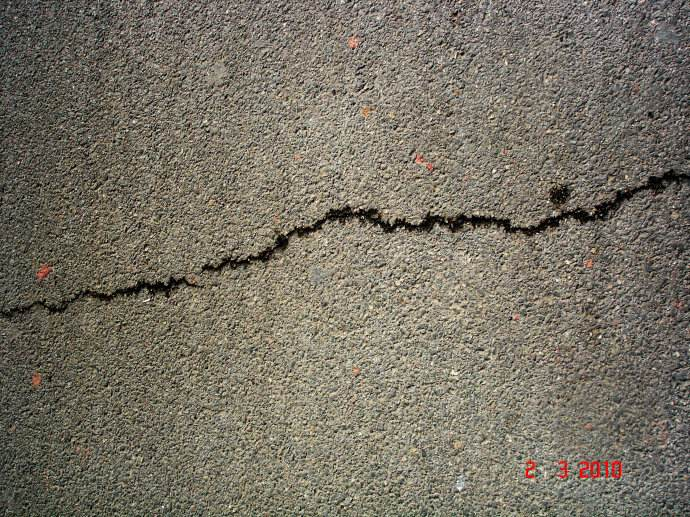
#> input picture test_img/timg.jpg, 690 x 517 px
$ jupyter execute --allow-errors Untitled1.ipynb
#> lines starting #> are read from the running program, lines starting #| are printed output that depends on the picture
### PreProcess.py
import cv2 as cv
import numpy as np
from matplotlib import cm
from matplotlib import pyplot as plt
from mpl_toolkits.mplot3d import Axes3D


# [50 lines left out: functions read_image, convert_color_gray, resize_img, convert_color, not called in this run]


def center_avg_imp(img, ksize=10, flag=False):
    """
    improve the image pixels by image center pixel average

    :type img: image
    :param img: the image need to be improved
    :type ksize: int
    :param ksize: the filter size, 10 as default
    :type flag: Boolean
    :param flag: show the result or not
    :return: the result after deal
    """
    new_img = np.copy(img)

    dw = int(img.shape[1] / 7)
    dh = int(img.shape[0] / 7)

    region_1 = new_img[dh * 1: dh * 2, dw * 1: dw * 2]
    region_2 = new_img[dh * 1: dh * 2, dw * 5: dw * 6]
    region_3 = new_img[dh * 5: dh * 6, dw * 5: dw * 6]
    region_4 = new_img[dh * 1: dh * 2, dw * 5: dw * 6]
    region_5 = new_img[dh * 3: dh * 4, dw * 3: dw * 4]

    avg1 = np.average(region_1)
    avg2 = np.average(region_2)
    avg3 = np.average(region_3)
    avg4 = np.average(region_4)
    avg5 = np.average(region_5)

    avg = (avg1 + avg2 + avg3 + avg4 + avg5) / 5

    for x in range(0, img.shape[0], ksize):
        for y in range(0, img.shape[1], ksize):
            new_img[x:x + ksize, y:y + ksize] = \
                img[x:x + ksize, y:y + ksize] * (avg / np.average(img[x:x + ksize, y:y + ksize]))
    # img = cv.medianBlur(img, 3)
    if flag:
        plt.subplot(1, 2, 1)
        plt.imshow(img, cmap='gray')
        plt.subplot(1, 2, 2)
        plt.imshow(new_img, cmap='gray')
        plt.show()

    return new_img


def equalize_hist(img, flag=False):
    """
    equalize hist to improve image

    :type img: image
    :param img: input image
    :type flag: Boolean
    :param flag: show the result if is True, False as default
    :return: the image after equalize hist
    """
    hist_img = np.zeros(shape=img.shape)
    hist_img = cv.equalizeHist(img, hist_img)
    if flag:
        plt.subplot(2, 2, 1)
        plt.imshow(img, cmap="gray")
        plt.title("原图")
        plt.subplot(2, 2, 2)
        plt.hist(img)
        plt.title("原图直方图")
        plt.subplot(2, 2, 3)
        plt.imshow(hist_img, cmap="gray")
        plt.title("均衡化结果")
        plt.subplot(2, 2, 4)
        plt.hist(hist_img)
        plt.title("均衡化结果直方图")
        plt.show()
    return hist_img


def med_blur(img, ksize=3, flag=False):
    """
    Median filter for input image

    :param img: input image
    :param ksize: size of filter
    :return: image after median filter
    """

    if img.dtype is not np.uint8:
        img = img.astype(np.uint8)

    new_img = cv.medianBlur(img, ksize)
    if flag:
        plt.subplot(2, 2, 1)
        plt.imshow(img, cmap="gray")
        plt.title("原图")
        plt.subplot(2, 2, 2)
        plt.hist(img)
        plt.title("原图直方图")
        plt.subplot(2, 2, 3)
        plt.imshow(new_img, cmap="gray")
        plt.title("中值滤波结果")
        plt.subplot(2, 2, 4)
        plt.hist(new_img)
        plt.title("中值滤波结果直方图")
        plt.show()
    return new_img


def gauss_blur(img, ksize=[3, 3]):
    cv.GaussianBlur(img, ksize=ksize)


# [65 lines left out: functions adj_gamma, binary_image, hist_segmentation, not called in this run]

### RegionGrow.py
"""
to do image segmentation using region grow method
"""
import numpy as np

import DataTool


class RegionGrow:
    def __init__(self, image):
        """
        init class
        :param image: the image need to process
        """
        self.image = image
        self.imlist = []
        self.poslist = []
        self.retimg = np.zeros(shape=self.image.shape)
        self.imh, self.imw = image.shape
        self.block_w = 0
        self.block_h = 0

    def region_grow(self, mode=8):
        """
        image segmentation using region grow
        :type img: image
        :param img: input image
        :type mode: int
        :param mode: 4 or 8 only(8 as default)
        :return: new image after segmentation
        """
        for x in range(9):
            point = self.poslist[x]
            timblock = np.zeros(shape=self.image.shape)
            if point is None:
                continue
            # the position of the seed
            start_point = (point[0], point[1])
            # if the start point is nonzero, skip this point
            if self.retimg[start_point[0], start_point[1]] != 0:
                continue
            # the stack of point which need to be visited
            point_list = [start_point]
            # the dict of visited point
            visited_point = dict()
            visited_point[start_point] = start_point
            while len(point_list) > 0:
                # pop the top point and grow around this point
                point = point_list.pop()
                for i in range(-1, 2):
                    for j in range(-1, 2):
                        # the point that is going to grow
                        new_point = point[0] + i, point[1] + j
                        # is the point visited, if visited pass the point
                        if visited_point.get(new_point) is not None:
                            continue
                        try:
                            if 0 <= new_point[0] < self.imh and 0 <= new_point[1] < self.imw and np.abs(
                                    self.image[new_point[0], new_point[1]] - self.image[
                                        start_point[0], start_point[1]]) < 40:
                                timblock[new_point[0], new_point[1]] = 255
                                point_list.append(new_point)
                                visited_point[new_point] = new_point
                        except:
                            print(new_point)
            self.im_merge2(timblock)
        self.retimg = self.retimg != 0
        return self.retimg

    def img_cut(self):
        """
        cut the image into 9 parts
        :return: list of image
        """
        # determine the size of pre block
        self.block_w = int(self.imw / 3)
        self.block_h = int(self.imh / 3)
        for i in range(3):
            for j in range(3):
                self.imlist.append(self.image[i * self.block_h:(i + 1) * self.block_h,
                                   j * self.block_w:(j + 1) * self.block_w])
        return self.imlist

    def min_pos(self):
        """
        to find out the darkness point in each block
        :return: a list of position in each block
        """
        min_val = np.min(np.min(self.image))
        block_index = 0
        for block in self.imlist:
            block = np.floor(block / 4)
            block = block.astype(np.uint8)
            posarr = np.where(block == min_val)
            # check is is this block contains min value
            if len(posarr[0]) <= 0:
                self.poslist.append(None)
                block_index += 1
                continue
            # todo using a more useful method to chose the seed
            # No.1 chose the point which is closest to center point
            # pick a point randomly and convert to global position
            center = (int(self.block_h / 2), int(self.block_w / 2))  # center point
            pt = DataTool.min_distace(posarr, center)
            posw = int(block_index % 3) * self.block_w + pt[1]
            posh = int(block_index / 3) * self.block_h + pt[0]
            self.poslist.append((posh, posw))
            block_index += 1
        return self.poslist

    def im_merge2(self, temp_img):
        self.retimg = np.add(temp_img, self.retimg)

### Untitled1.ipynb
[cell 1]
import cv2 as cv
from matplotlib import pyplot as plt
import PreProcess
import numpy as np
import RegionGrow

img = cv.imread('test_img/timg.jpg',cv.IMREAD_GRAYSCALE)
#> img: shape (517, 690); min 0, max 255, mean 114.4
img = PreProcess.equalize_hist(img)
img = PreProcess.center_avg_imp(img, ksize=20)
#> in center_avg_imp, `region_2 = new_img[dh * 1: dh * 2, dw * 5: dw * 6]`:
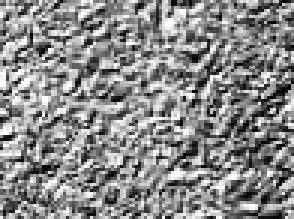
#> region_2: shape (73, 98) (shown 3 times larger); min 0, max 255, mean 137.5
#> in center_avg_imp, `region_3 = new_img[dh * 5: dh * 6, dw * 5: dw * 6]`:
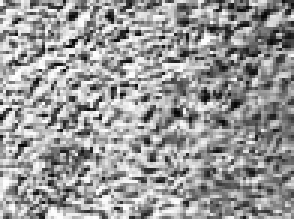
#> region_3: shape (73, 98) (shown 3 times larger); min 4, max 255, mean 153.1
#> in center_avg_imp, `region_5 = new_img[dh * 3: dh * 4, dw * 3: dw * 4]`:
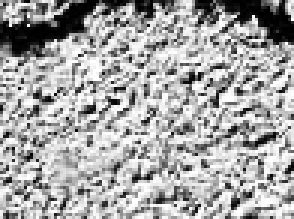
#> region_5: shape (73, 98) (shown 3 times larger); min 0, max 255, mean 165.9
#> in center_avg_imp, `avg1 = np.average(region_1)`: avg1 = 113.6
#> in center_avg_imp, `avg2 = np.average(region_2)`: avg2 = 137.5
#> in center_avg_imp, `avg3 = np.average(region_3)`: avg3 = 153.1
#> in center_avg_imp, `avg4 = np.average(region_4)`: avg4 = 137.5
#> in center_avg_imp, `avg5 = np.average(region_5)`: avg5 = 165.9
#> in center_avg_imp, `avg = (avg1 + avg2 + avg3 + avg4 + avg5) / 5`: avg = 141.5
#> after the loop in center_avg_imp, `for x in range(0, img.shape[0], ksize):`:
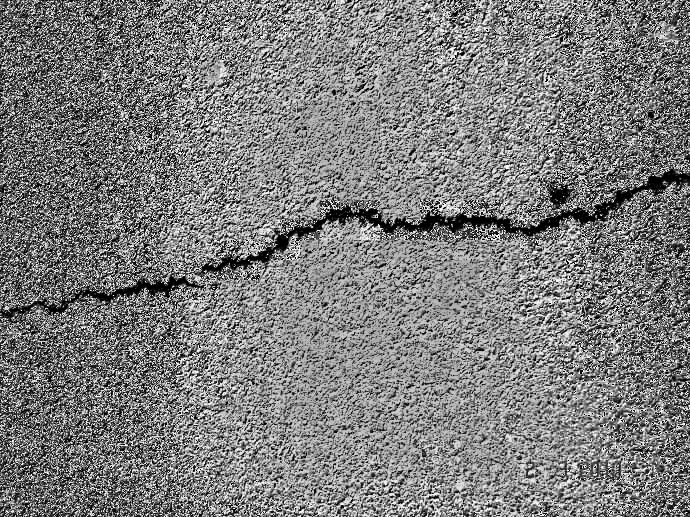
#> new_img: shape (517, 690); min 0, max 255, mean 124.8
plt.imshow(img,cmap='gray')


import matplotlib.gridspec as gridspec
med_img = PreProcess.med_blur(img)
avg_img = cv.blur(img,ksize=(5,5))
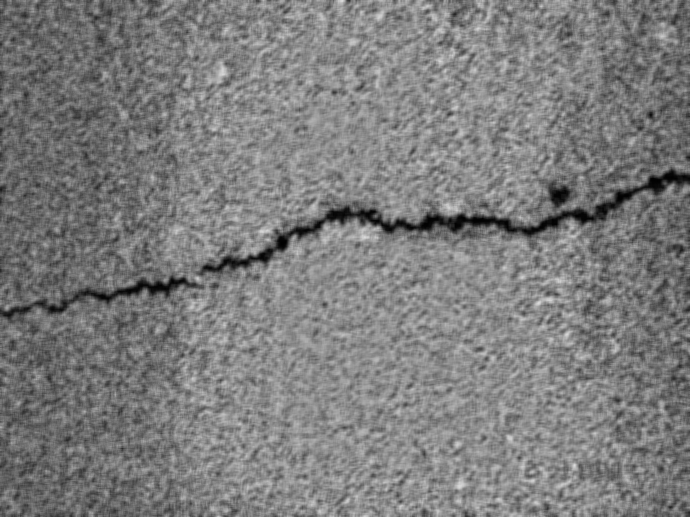
#> avg_img: shape (517, 690); min 1, max 219, mean 124.8
fig, axs = plt.subplots(nrows=1, ncols=3, constrained_layout=True, figsize=(40,20))
imgs = [img, med_img, avg_img]
for ax,image,i in zip(axs.flatten(),imgs,range(3)):
    ax.imshow(image, cmap='gray')
    ax.set_title("(%d)" % i, fontsize = 32)
#> this loop made 3 passes
plt.savefig("a.jpg")

rg = RegionGrow.RegionGrow(med_img)
rg.img_cut()
#> after the loop in img_cut, `for i in range(3):`: self.imlist = 9 items
rg.min_pos()
#> in min_pos, `min_val = np.min(np.min(self.image))`: min_val = 0
#> the loop in min_pos, `for block in self.imlist:` made 1 pass
#> (posarr, center) on pass 1: (([121], [205]), (86, 115))
#> pass 1, in min_pos, `block = block.astype(np.uint8)`:
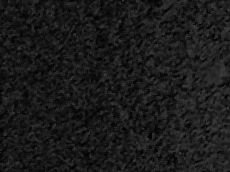
#> block: shape (172, 230); min 0, max 61, mean 26.5
#> after the loop in min_pos, `for block in self.imlist:`: self.poslist = []
#> (the call stopped at in min_pos, `pt = DataTool.min_distace(posarr, center)`: DataTool is not available in this run)
#> (the rest of this cell did not finish here and is left out)

plt.imshow(img, cmap="gray")

[cell 2]
plt.imshow(img,cmap='gray')
plt.show()
img = img.astype(np.uint8)

[cell 3]
x = cv.Sobel(img,cv.CV_16S,1,0) #
y = cv.Sobel(img,cv.CV_16S,0,1)

absX = cv.convertScaleAbs(x)   # 转回uint8
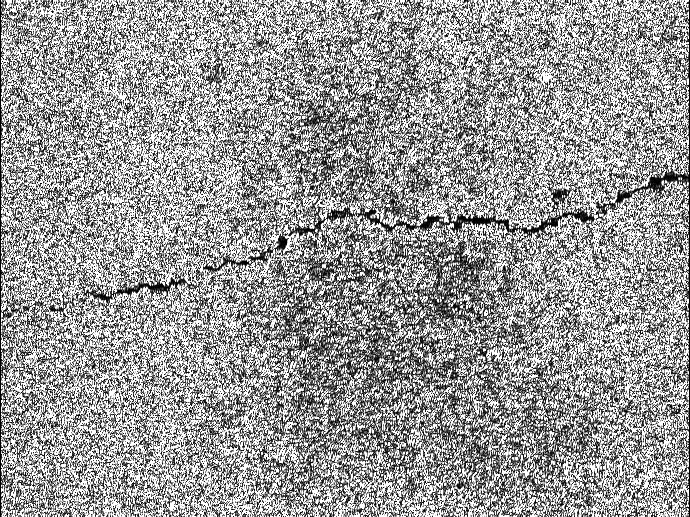
#> absX: shape (517, 690); min 0, max 255, mean 153.4
absY = cv.convertScaleAbs(y)
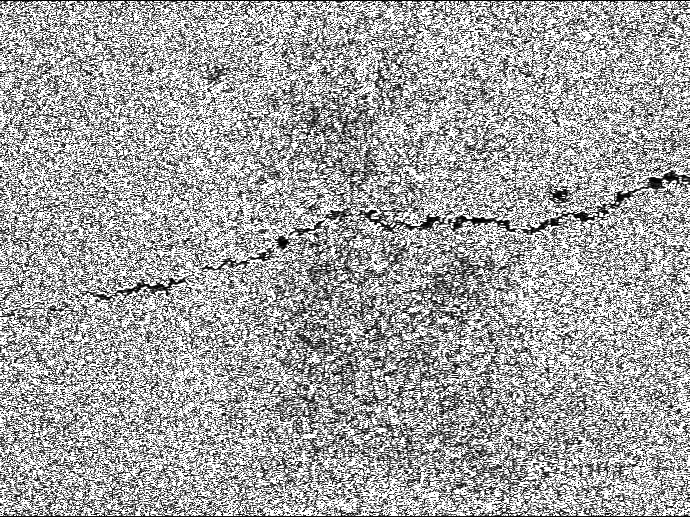
#> absY: shape (517, 690); min 0, max 255, mean 164.2

dst = cv.addWeighted(absX,0.5,absY,0.5,0)

plt.figure(figsize=(20,10))
plt.imshow(dst, cmap='gray')
plt.show()

[cell 4]
plt.figure(figsize=(20,10))
gray_lap = cv.Laplacian(img,cv.CV_16S,ksize = 3)
dst = cv.convertScaleAbs(gray_lap)
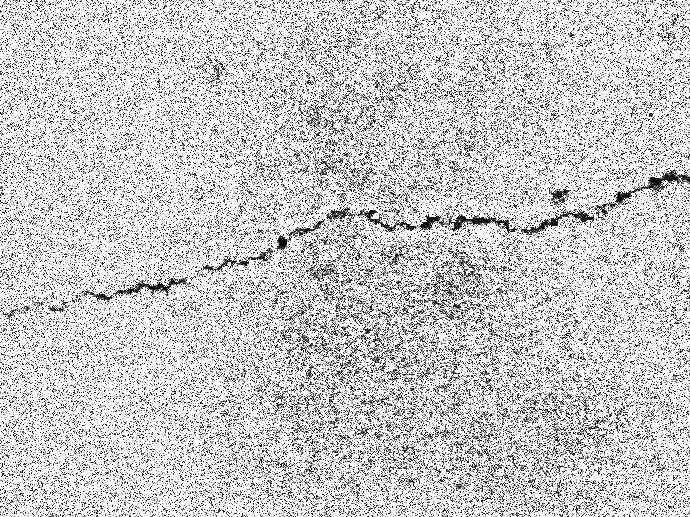
#> dst: shape (517, 690); min 0, max 255, mean 207.4
plt.imshow(dst, cmap='gray')
plt.show()

[cell 5]
print(img)
#> (printed output is left out)
canny = cv.Canny(img, 1, 0)
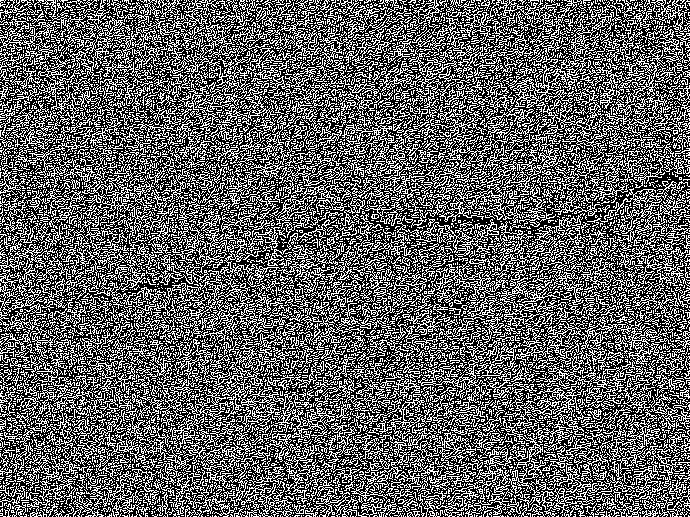
#> canny: shape (517, 690); 38.1% white in thin lines or dots
plt.figure(figsize=(20,10))
plt.imshow(canny, cmap='gray')
plt.show()
